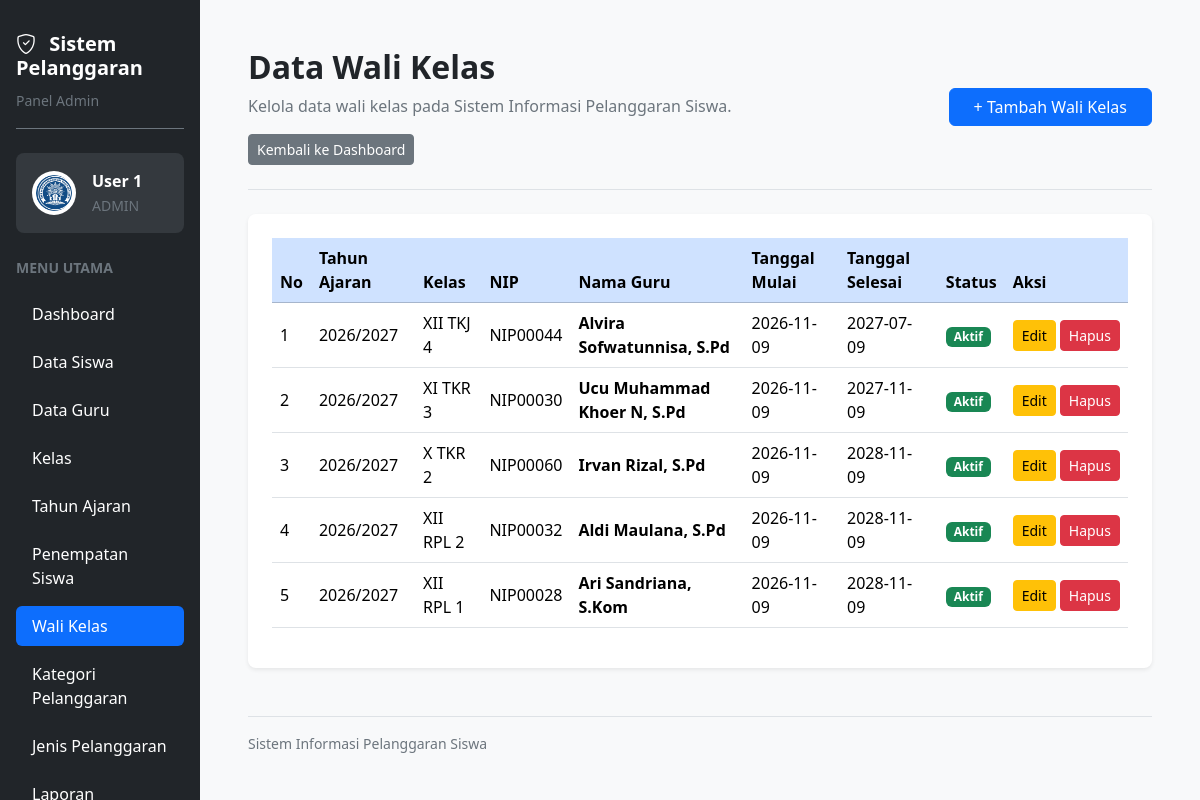
The page /wali_kelas.php (signed in) on the database its author committed.
### tables this page shows
CREATE TABLE `t_wali_kelas` (
  `id` int(11) NOT NULL,
  `tahun_ajaran_id` int(11) NOT NULL,
  `kelas_id` int(11) NOT NULL,
  `guru_id` int(11) NOT NULL,
  `tanggal_mulai` date NOT NULL,
  `tanggal_selesai` date NOT NULL,
  `status_aktif` tinyint(1) NOT NULL,
  `created_at` timestamp NULL DEFAULT current_timestamp(),
  `updated_at` timestamp NULL DEFAULT current_timestamp()
);

CREATE TABLE `t_tahun_ajaran` (
  `id` int(11) NOT NULL,
  `nama` varchar(20) NOT NULL,
  `tanggal_mulai` date NOT NULL,
  `tanggal_selesai` date NOT NULL,
  `status_aktif` tinyint(1) NOT NULL,
  `created_at` timestamp NOT NULL DEFAULT current_timestamp(),
  `updated_at` timestamp NOT NULL DEFAULT current_timestamp()
);

CREATE TABLE `t_kelas` (
  `id` int(11) NOT NULL,
  `nama` varchar(100) NOT NULL,
  `tingkat` varchar(20) NOT NULL,
  `jurusan` varchar(100) NOT NULL,
  `status_aktif` tinyint(1) NOT NULL,
  `created_at` timestamp NULL DEFAULT current_timestamp(),
  `updated_at` timestamp NULL DEFAULT current_timestamp()
);

CREATE TABLE `t_guru` (
  `id` int(11) NOT NULL,
  `nip` varchar(30) NOT NULL,
  `nama` varchar(150) NOT NULL,
  `email` varchar(150) NOT NULL,
  `status_aktif` tinyint(1) NOT NULL,
  `user_id` int(11) NOT NULL,
  `created_at` timestamp NULL DEFAULT current_timestamp(),
  `updated_at` timestamp NULL DEFAULT current_timestamp()
);

### wali_kelas.php (the view, shortened to what this page needs)
<?php
require_once __DIR__ . "/config/koneksi.php";
function aman($nilai) {
    return htmlspecialchars((string)($nilai ?? ''), ENT_QUOTES, 'UTF-8');
}
$data = mysqli_query($koneksi, "
    SELECT
        wk.id,
        ta.nama AS tahun_ajaran,
        k.nama AS nama_kelas,
        g.nip,
        g.nama AS nama_guru,
        wk.tanggal_mulai,
        wk.tanggal_selesai,
        wk.status_aktif
    FROM t_wali_kelas wk
    LEFT JOIN t_tahun_ajaran ta ON wk.tahun_ajaran_id = ta.id
    LEFT JOIN t_kelas k ON wk.kelas_id = k.id
    LEFT JOIN t_guru g ON wk.guru_id = g.id
    ORDER BY wk.id DESC
");
?>
<!DOCTYPE html>
<html lang="id">
<head>
    <link href="https://cdn.jsdelivr.net/npm/bootstrap@5.3.3/dist/css/bootstrap.min.css" rel="stylesheet">
    <link href="https://cdn.jsdelivr.net/npm/bootstrap-icons@1.11.3/font/bootstrap-icons.min.css" rel="stylesheet">
    <link href="https://cdn.datatables.net/2.3.4/css/dataTables.bootstrap5.min.css" rel="stylesheet">
</head>
<body class="bg-light overflow-hidden">
<div class="container-fluid vh-100 overflow-hidden">
    <div class="row h-100 flex-nowrap">
        <aside class="col-3 col-md-3 col-lg-2 bg-dark vh-100 overflow-auto p-3 flex-shrink-0">
            <div class="text-white mb-4 pt-3 pb-3 border-bottom border-secondary">
                <h5 class="fw-bold mb-2">
                    <i class="bi bi-shield-check me-2"></i>
                    Sistem Pelanggaran
                </h5>
                <small class="text-secondary">Panel Admin</small>
            </div>
            <div class="bg-secondary bg-opacity-25 rounded-3 p-3 mb-4">
                <div class="d-flex align-items-center gap-3">
                    <img
                        src="logo.png"
                        alt="Logo Aplikasi"
                        width="44"
                        height="44"
                        class="rounded-circle bg-white p-1"
                    >
                    <div class="text-white text-break">
                        <div class="fw-semibold">
                            <?= aman($_SESSION['name'] ?? 'Pengguna'); ?>
                        </div>
                        <small class="text-secondary">ADMIN</small>
                    </div>
                </div>
            </div>
            <div class="text-secondary small fw-semibold mb-3">
                MENU UTAMA
            </div>
            <ul class="nav nav-pills flex-column gap-2">
                <li class="nav-item">
                    <a href="dashboard.php" class="nav-link text-white rounded-2 py-2 px-3">
                        Dashboard
                    </a>
                </li>
                <li class="nav-item">
                    <a href="siswa.php" class="nav-link text-white rounded-2 py-2 px-3">
                        Data Siswa
                    </a>
                </li>
                <li class="nav-item">
                    <a href="guru.php" class="nav-link text-white rounded-2 py-2 px-3">
                        Data Guru
                    </a>
                </li>
                <li class="nav-item">
                    <a href="kelas.php" class="nav-link text-white rounded-2 py-2 px-3">
                        Kelas
                    </a>
                </li>
                <li class="nav-item">
                    <a href="tahun_ajaran.php" class="nav-link text-white rounded-2 py-2 px-3">
                        Tahun Ajaran
                    </a>
                </li>
                <li class="nav-item">
                    <a href="penempatan_siswa.php" class="nav-link text-white rounded-2 py-2 px-3">
                        Penempatan Siswa
                    </a>
                </li>
                <li class="nav-item">
                    <a href="wali_kelas.php" class="nav-link active rounded-2 py-2 px-3" aria-current="page">
                        Wali Kelas
                    </a>
                </li>
                <li class="nav-item">
                    <a href="kategori_pelanggaran.php" class="nav-link text-white rounded-2 py-2 px-3">
                        Kategori Pelanggaran
                    </a>
                </li>
                <li class="nav-item">
                    <a href="jenis_pelanggaran.php" class="nav-link text-white rounded-2 py-2 px-3">
                        Jenis Pelanggaran
                    </a>
                </li>
                <li class="nav-item">
                    <a href="laporan.php" class="nav-link text-white rounded-2 py-2 px-3">
                    </a>
                </li>
            </ul>
        </aside>
        <main class="col-9 col-md-9 col-lg-10 vh-100 overflow-auto p-3 p-lg-5">
            <div class="d-flex flex-wrap justify-content-between align-items-center gap-3 mb-4 pb-4 border-bottom">
                <div>
                    <h2 class="fw-bold mb-2">
                        Data Wali Kelas
                    </h2>
                    <p class="text-secondary mb-3">
                        Kelola data wali kelas pada Sistem Informasi Pelanggaran Siswa.
                    </p>
                    <a href="dashboard.php" class="btn btn-secondary btn-sm">
                        Kembali ke Dashboard
                    </a>
                </div>
                <a href="tambah_wali_kelas.php" class="btn btn-primary rounded-2 px-4">
                    + Tambah Wali Kelas
                </a>
            </div>
            <div class="card border-0 shadow-sm rounded-3">
                <div class="card-body p-3 p-lg-4">
                    <div class="table-responsive">
                        <table id="tabelWaliKelas" class="table table-hover align-middle">
                            <thead>
                                <tr class="table-primary">
                                    <th>No</th>
                                    <th>Tahun Ajaran</th>
                                    <th>Kelas</th>
                                    <th>NIP</th>
                                    <th>Nama Guru</th>
                                    <th>Tanggal Mulai</th>
                                    <th>Tanggal Selesai</th>
                                    <th>Status</th>
                                    <th>Aksi</th>
                                </tr>
                            </thead>
                            <tbody>
                                <?php
                                $no = 1;
                                if (mysqli_num_rows($data) > 0):
                                    while ($row = mysqli_fetch_assoc($data)):
                                ?>
                                    <tr>
                                        <td>
                                            <?= $no++; ?>
                                        </td>
                                        <td>
                                            <?= aman($row['tahun_ajaran'] ?? '-'); ?>
                                        </td>
                                        <td>
                                            <?= aman($row['nama_kelas'] ?? '-'); ?>
                                        </td>
                                        <td>
                                            <?= aman($row['nip'] ?? '-'); ?>
                                        </td>
                                        <td>
                                            <strong>
                                                <?= aman($row['nama_guru'] ?? '-'); ?>
                                            </strong>
                                        </td>
                                        <td>
                                            <?= aman($row['tanggal_mulai'] ?? '-'); ?>
                                        </td>
                                        <td>
                                            <?= aman($row['tanggal_selesai'] ?? '-'); ?>
                                        </td>
                                        <td>
                                            <?php if ((int)$row['status_aktif'] === 1): ?>
                                                <span class="badge bg-success">
                                                    Aktif
                                                </span>
                                            <?php else: ?>
                                                <span class="badge bg-secondary">
                                                    Tidak Aktif
                                                </span>
                                            <?php endif; ?>
                                        </td>
                                        <td>
                                            <div class="d-flex gap-1">
                                                <a
                                                    href="tambah_wali_kelas.php?edit=<?= (int)$row['id']; ?>"
                                                    class="btn btn-warning btn-sm"
                                                >
                                                    Edit
                                                </a>
                                                <a
                                                    href="wali_kelas.php?hapus=<?= (int)$row['id']; ?>"
                                                    class="btn btn-danger btn-sm"
                                                    onclick="return confirm('Yakin ingin menghapus data wali kelas ini?')"
                                                >
                                                    Hapus
                                                </a>
                                            </div>
                                        </td>
                                    </tr>
                                <?php
                                    endwhile;
                                endif;
                                ?>
                            </tbody>
                        </table>
                    </div>
                </div>
            </div>
            <div class="text-secondary small mt-5 pt-3 border-top">
                Sistem Informasi Pelanggaran Siswa
            </div>
        </main>
    </div>
</div>
</body>
</html>

### rows shown on the page
t_wali_kelas: tahun_ajaran.nama "2026/2027", kelas.nama "XII TKJ 4", guru.nip "NIP00044", guru.nama "Alvira Sofwatunnisa, S.Pd", tanggal_mulai "2026-11-09", tanggal_selesai "2027-07-09", status_aktif "Aktif"
t_wali_kelas: tahun_ajaran.nama "2026/2027", kelas.nama "XI TKR 3", guru.nip "NIP00030", guru.nama "Ucu Muhammad Khoer N, S.Pd", tanggal_mulai "2026-11-09", tanggal_selesai "2027-11-09", status_aktif "Aktif"
t_wali_kelas: tahun_ajaran.nama "2026/2027", kelas.nama "X TKR 2", guru.nip "NIP00060", guru.nama "Irvan Rizal, S.Pd", tanggal_mulai "2026-11-09", tanggal_selesai "2028-11-09", status_aktif "Aktif"
t_wali_kelas: tahun_ajaran.nama "2026/2027", kelas.nama "XII RPL 2", guru.nip "NIP00032", guru.nama "Aldi Maulana, S.Pd", tanggal_mulai "2026-11-09", tanggal_selesai "2028-11-09", status_aktif "Aktif"
t_wali_kelas: tahun_ajaran.nama "2026/2027", kelas.nama "XII RPL 1", guru.nip "NIP00028", guru.nama "Ari Sandriana, S.Kom", tanggal_mulai "2026-11-09", tanggal_selesai "2028-11-09", status_aktif "Aktif"

### other values the page prints
aman($_SESSION['name'] ?? 'Pengguna') "User 1"
